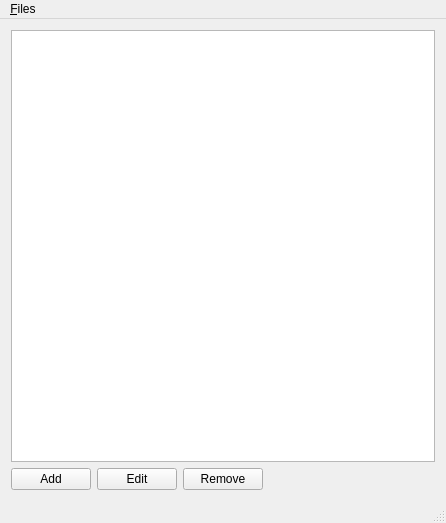
<?xml version="1.0" encoding="UTF-8"?>
<ui version="4.0">
 <class>MainWindow</class>
 <widget class="QMainWindow" name="MainWindow">
  <property name="geometry">
   <rect>
    <x>0</x>
    <y>0</y>
    <width>446</width>
    <height>523</height>
   </rect>
  </property>
  <property name="windowTitle">
   <string>MainWindow</string>
  </property>
  <widget class="QWidget" name="centralWidget">
   <layout class="QVBoxLayout" name="verticalLayout">
    <item>
     <widget class="QListView" name="listView"/>
    </item>
    <item>
     <layout class="QHBoxLayout" name="horizontalLayout_2">
      <item>
       <widget class="QPushButton" name="AddButton">
        <property name="text">
         <string>Add</string>
        </property>
       </widget>
      </item>
      <item>
       <widget class="QPushButton" name="EditButton">
        <property name="text">
         <string>Edit</string>
        </property>
       </widget>
      </item>
      <item>
       <widget class="QPushButton" name="RemoveButton">
        <property name="text">
         <string>Remove</string>
        </property>
       </widget>
      </item>
      <item>
       <spacer name="horizontalSpacer">
        <property name="orientation">
         <enum>Qt::Horizontal</enum>
        </property>
        <property name="sizeHint" stdset="0">
         <size>
          <width>40</width>
          <height>20</height>
         </size>
        </property>
       </spacer>
      </item>
     </layout>
    </item>
   </layout>
  </widget>
  <widget class="QStatusBar" name="statusBar"/>
  <widget class="QMenuBar" name="menuBar">
   <property name="geometry">
    <rect>
     <x>0</x>
     <y>0</y>
     <width>446</width>
     <height>26</height>
    </rect>
   </property>
   <widget class="QMenu" name="menu_Files">
    <property name="title">
     <string>&amp;Files</string>
    </property>
    <addaction name="saveButton"/>
    <addaction name="exitButton"/>
   </widget>
   <addaction name="menu_Files"/>
  </widget>
  <action name="action_Exit">
   <property name="text">
    <string>&amp;Exit</string>
   </property>
  </action>
  <action name="action_Save">
   <property name="text">
    <string>&amp;Save</string>
   </property>
  </action>
  <action name="saveButton">
   <property name="text">
    <string>&amp;Save</string>
   </property>
  </action>
  <action name="exitButton">
   <property name="text">
    <string>&amp;Exit</string>
   </property>
  </action>
 </widget>
 <layoutdefault spacing="6" margin="11"/>
 <resources/>
 <connections/>
</ui>
